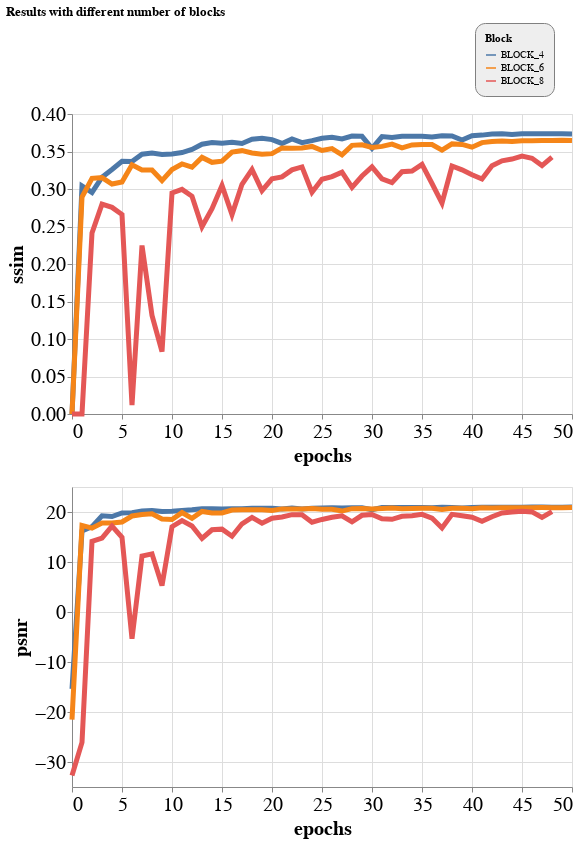

Write notebook code for a chart like this one.
### Code cell
concat_block_charts()

### Figure 1 — Vega-Lite specification as saved in the notebook (floating-point values rounded to 4 significant figures)
{"config": {"view": {"continuousWidth": 400, "continuousHeight": 300}, "axis": {"labelFontSize": 20, "titleFontSize": 20}, "legend": {"cornerRadius": 10, "fillColor": "#EEEEEE", "orient": "bottom-right", "padding": 10, "strokeColor": "gray"}}, "vconcat": [{"layer": [{"data": {"name": "data-ee926a79595912f1c43de958af7bab9b"}, "mark": {"type": "line", "strokeWidth": 5.0}, "encoding": {"color": {"type": "nominal", "field": "Block"}, "x": {"type": "quantitative", "field": "epochs"}, "y": {"type": "quantitative", "field": "ssim"}}, "height": 300, "width": 500}, {"data": {"name": "data-494fd68e3e590d0a9abe98efc5e7c7de"}, "mark": {"type": "line", "strokeWidth": 5.0}, "encoding": {"color": {"type": "nominal", "field": "Block"}, "x": {"type": "quantitative", "field": "epochs"}, "y": {"type": "quantitative", "field": "ssim"}}, "height": 300, "width": 500}, {"data": {"name": "data-2559279ae505490e99f6d0b1a4d2b727"}, "mark": {"type": "line", "strokeWidth": 5.0}, "encoding": {"color": {"type": "nominal", "field": "Block"}, "x": {"type": "quantitative", "field": "epochs"}, "y": {"type": "quantitative", "field": "ssim"}}, "height": 300, "width": 500}]}, {"layer": [{"data": {"name": "data-ee926a79595912f1c43de958af7bab9b"}, "mark": {"type": "line", "strokeWidth": 5.0}, "encoding": {"color": {"type": "nominal", "field": "Block"}, "x": {"type": "quantitative", "field": "epochs"}, "y": {"type": "quantitative", "field": "psnr"}}, "height": 300, "width": 500}, {"data": {"name": "data-494fd68e3e590d0a9abe98efc5e7c7de"}, "mark": {"type": "line", "strokeWidth": 5.0}, "encoding": {"color": {"type": "nominal", "field": "Block"}, "x": {"type": "quantitative", "field": "epochs"}, "y": {"type": "quantitative", "field": "psnr"}}, "height": 300, "width": 500}, {"data": {"name": "data-2559279ae505490e99f6d0b1a4d2b727"}, "mark": {"type": "line", "strokeWidth": 5.0}, "encoding": {"color": {"type": "nominal", "field": "Block"}, "x": {"type": "quantitative", "field": "epochs"}, "y": {"type": "quantitative", "field": "psnr"}}, "height": 300, "width": 500}]}], "title": "Results with different number of blocks", "$schema": "https://vega.github.io/schema/vega-lite/v4.8.1.json", "datasets": {"data-ee926a79595912f1c43de958af7bab9b": [{"epochs": 0, "val_loss": 1775.0, "nmse": 560.5, "ssim": 3.663e-05, "psnr": -15.37, "Block": "BLOCK_4"}, {"epochs": 1, "val_loss": 2.066, "nmse": 0.6951, "ssim": 0.304, "psnr": 16.18, "Block": "BLOCK_4"}, {"epochs": 2, "val_loss": 1.668, "nmse": 0.5675, "ssim": 0.2954, "psnr": 17.08, "Block": "BLOCK_4"}, {"epochs": 3, "val_loss": 1.004, "nmse": 0.3435, "ssim": 0.3157, "psnr": 19.24, "Block": "BLOCK_4"}, {"epochs": 4, "val_loss": 1.041, "nmse": 0.3552, "ssim": 0.326, "psnr": 19.1, "Block": "BLOCK_4"}, {"epochs": 5, "val_loss": 0.8835, "nmse": 0.3013, "ssim": 0.3369, "psnr": 19.81, "Block": "BLOCK_4"}, {"epochs": 6, "val_loss": 0.8749, "nmse": 0.296, "ssim": 0.3366, "psnr": 19.87, "Block": "BLOCK_4"}, {"epochs": 7, "val_loss": 0.8067, "nmse": 0.2747, "ssim": 0.3464, "psnr": 20.21, "Block": "BLOCK_4"}, {"epochs": 8, "val_loss": 0.7911, "nmse": 0.2696, "ssim": 0.3479, "psnr": 20.29, "Block": "BLOCK_4"}, {"epochs": 9, "val_loss": 0.8219, "nmse": 0.2807, "ssim": 0.3461, "psnr": 20.1, "Block": "BLOCK_4"}, {"epochs": 10, "val_loss": 0.817, "nmse": 0.2787, "ssim": 0.3468, "psnr": 20.13, "Block": "BLOCK_4"}, {"epochs": 11, "val_loss": 0.7856, "nmse": 0.2684, "ssim": 0.3485, "psnr": 20.3, "Block": "BLOCK_4"}, {"epochs": 12, "val_loss": 0.7693, "nmse": 0.2604, "ssim": 0.3528, "psnr": 20.43, "Block": "BLOCK_4"}, {"epochs": 13, "val_loss": 0.7332, "nmse": 0.2488, "ssim": 0.3597, "psnr": 20.63, "Block": "BLOCK_4"}, {"epochs": 14, "val_loss": 0.7291, "nmse": 0.2484, "ssim": 0.3619, "psnr": 20.63, "Block": "BLOCK_4"}, {"epochs": 15, "val_loss": 0.7331, "nmse": 0.2485, "ssim": 0.3612, "psnr": 20.62, "Block": "BLOCK_4"}, {"epochs": 16, "val_loss": 0.7298, "nmse": 0.2475, "ssim": 0.3625, "psnr": 20.64, "Block": "BLOCK_4"}, {"epochs": 17, "val_loss": 0.7332, "nmse": 0.2478, "ssim": 0.3606, "psnr": 20.64, "Block": "BLOCK_4"}, {"epochs": 18, "val_loss": 0.7075, "nmse": 0.2403, "ssim": 0.3665, "psnr": 20.77, "Block": "BLOCK_4"}, {"epochs": 19, "val_loss": 0.7102, "nmse": 0.2401, "ssim": 0.3676, "psnr": 20.77, "Block": "BLOCK_4"}, {"epochs": 20, "val_loss": 0.7111, "nmse": 0.2408, "ssim": 0.3658, "psnr": 20.76, "Block": "BLOCK_4"}, {"epochs": 21, "val_loss": 0.7365, "nmse": 0.2508, "ssim": 0.3607, "psnr": 20.59, "Block": "BLOCK_4"}, {"epochs": 22, "val_loss": 0.7028, "nmse": 0.2385, "ssim": 0.3667, "psnr": 20.8, "Block": "BLOCK_4"}, {"epochs": 23, "val_loss": 0.7328, "nmse": 0.2485, "ssim": 0.3619, "psnr": 20.62, "Block": "BLOCK_4"}, {"epochs": 24, "val_loss": 0.7153, "nmse": 0.2413, "ssim": 0.3646, "psnr": 20.75, "Block": "BLOCK_4"}, {"epochs": 25, "val_loss": 0.7024, "nmse": 0.2388, "ssim": 0.3676, "psnr": 20.79, "Block": "BLOCK_4"}, {"epochs": 26, "val_loss": 0.698, "nmse": 0.2362, "ssim": 0.3688, "psnr": 20.84, "Block": "BLOCK_4"}, {"epochs": 27, "val_loss": 0.7034, "nmse": 0.2387, "ssim": 0.3667, "psnr": 20.79, "Block": "BLOCK_4"}, {"epochs": 28, "val_loss": 0.6925, "nmse": 0.2358, "ssim": 0.3705, "psnr": 20.85, "Block": "BLOCK_4"}, {"epochs": 29, "val_loss": 0.6968, "nmse": 0.2358, "ssim": 0.3703, "psnr": 20.85, "Block": "BLOCK_4"}, {"epochs": 30, "val_loss": 0.7647, "nmse": 0.2589, "ssim": 0.3542, "psnr": 20.45, "Block": "BLOCK_4"}, {"epochs": 31, "val_loss": 0.69, "nmse": 0.233, "ssim": 0.3699, "psnr": 20.9, "Block": "BLOCK_4"}, {"epochs": 32, "val_loss": 0.695, "nmse": 0.234, "ssim": 0.3688, "psnr": 20.88, "Block": "BLOCK_4"}, {"epochs": 33, "val_loss": 0.6902, "nmse": 0.2334, "ssim": 0.3702, "psnr": 20.9, "Block": "BLOCK_4"}, {"epochs": 34, "val_loss": 0.6901, "nmse": 0.2338, "ssim": 0.3702, "psnr": 20.89, "Block": "BLOCK_4"}, {"epochs": 35, "val_loss": 0.6875, "nmse": 0.2325, "ssim": 0.3703, "psnr": 20.91, "Block": "BLOCK_4"}, {"epochs": 36, "val_loss": 0.6937, "nmse": 0.2351, "ssim": 0.3695, "psnr": 20.87, "Block": "BLOCK_4"}, {"epochs": 37, "val_loss": 0.6869, "nmse": 0.2316, "ssim": 0.3711, "psnr": 20.93, "Block": "BLOCK_4"}, {"epochs": 38, "val_loss": 0.6885, "nmse": 0.233, "ssim": 0.3707, "psnr": 20.9, "Block": "BLOCK_4"}, {"epochs": 39, "val_loss": 0.7102, "nmse": 0.2394, "ssim": 0.3651, "psnr": 20.79, "Block": "BLOCK_4"}, {"epochs": 40, "val_loss": 0.6894, "nmse": 0.2332, "ssim": 0.371, "psnr": 20.9, "Block": "BLOCK_4"}, {"epochs": 41, "val_loss": 0.6808, "nmse": 0.2298, "ssim": 0.3718, "psnr": 20.96, "Block": "BLOCK_4"}, {"epochs": 42, "val_loss": 0.6794, "nmse": 0.2309, "ssim": 0.3733, "psnr": 20.93, "Block": "BLOCK_4"}, {"epochs": 43, "val_loss": 0.6788, "nmse": 0.2291, "ssim": 0.3735, "psnr": 20.97, "Block": "BLOCK_4"}, {"epochs": 44, "val_loss": 0.6787, "nmse": 0.23, "ssim": 0.3727, "psnr": 20.95, "Block": "BLOCK_4"}, {"epochs": 45, "val_loss": 0.6786, "nmse": 0.2295, "ssim": 0.3737, "psnr": 20.97, "Block": "BLOCK_4"}, {"epochs": 46, "val_loss": 0.6782, "nmse": 0.2289, "ssim": 0.3736, "psnr": 20.98, "Block": "BLOCK_4"}, {"epochs": 47, "val_loss": 0.6778, "nmse": 0.2286, "ssim": 0.3736, "psnr": 20.98, "Block": "BLOCK_4"}, {"epochs": 48, "val_loss": 0.6778, "nmse": 0.2293, "ssim": 0.3738, "psnr": 20.97, "Block": "BLOCK_4"}, {"epochs": 49, "val_loss": 0.6778, "nmse": 0.2298, "ssim": 0.3738, "psnr": 20.96, "Block": "BLOCK_4"}, {"epochs": 50, "val_loss": 0.6775, "nmse": 0.2289, "ssim": 0.3735, "psnr": 20.98, "Block": "BLOCK_4"}], "data-494fd68e3e590d0a9abe98efc5e7c7de": [{"epochs": 0, "val_loss": 7211.0, "nmse": 2290.0, "ssim": 5.811e-06, "psnr": -21.5, "Block": "BLOCK_6"}, {"epochs": 1, "val_loss": 1.57, "nmse": 0.5373, "ssim": 0.2893, "psnr": 17.31, "Block": "BLOCK_6"}, {"epochs": 2, "val_loss": 1.794, "nmse": 0.6078, "ssim": 0.3142, "psnr": 16.76, "Block": "BLOCK_6"}, {"epochs": 3, "val_loss": 1.41, "nmse": 0.4809, "ssim": 0.3151, "psnr": 17.79, "Block": "BLOCK_6"}, {"epochs": 4, "val_loss": 1.407, "nmse": 0.4807, "ssim": 0.3066, "psnr": 17.79, "Block": "BLOCK_6"}, {"epochs": 5, "val_loss": 1.352, "nmse": 0.4581, "ssim": 0.3094, "psnr": 18.0, "Block": "BLOCK_6"}, {"epochs": 6, "val_loss": 1.023, "nmse": 0.3468, "ssim": 0.3323, "psnr": 19.2, "Block": "BLOCK_6"}, {"epochs": 7, "val_loss": 0.9491, "nmse": 0.3247, "ssim": 0.3255, "psnr": 19.5, "Block": "BLOCK_6"}, {"epochs": 8, "val_loss": 0.9159, "nmse": 0.3142, "ssim": 0.3253, "psnr": 19.63, "Block": "BLOCK_6"}, {"epochs": 9, "val_loss": 1.164, "nmse": 0.3977, "ssim": 0.3112, "psnr": 18.6, "Block": "BLOCK_6"}, {"epochs": 10, "val_loss": 1.185, "nmse": 0.4057, "ssim": 0.3261, "psnr": 18.51, "Block": "BLOCK_6"}, {"epochs": 11, "val_loss": 0.8654, "nmse": 0.2952, "ssim": 0.3334, "psnr": 19.89, "Block": "BLOCK_6"}, {"epochs": 12, "val_loss": 1.136, "nmse": 0.3856, "ssim": 0.329, "psnr": 18.73, "Block": "BLOCK_6"}, {"epochs": 13, "val_loss": 0.8242, "nmse": 0.2804, "ssim": 0.3421, "psnr": 20.11, "Block": "BLOCK_6"}, {"epochs": 14, "val_loss": 0.8822, "nmse": 0.3003, "ssim": 0.3356, "psnr": 19.81, "Block": "BLOCK_6"}, {"epochs": 15, "val_loss": 0.8847, "nmse": 0.2999, "ssim": 0.3372, "psnr": 19.81, "Block": "BLOCK_6"}, {"epochs": 16, "val_loss": 0.7708, "nmse": 0.2617, "ssim": 0.3493, "psnr": 20.4, "Block": "BLOCK_6"}, {"epochs": 17, "val_loss": 0.7654, "nmse": 0.2592, "ssim": 0.3511, "psnr": 20.44, "Block": "BLOCK_6"}, {"epochs": 18, "val_loss": 0.7614, "nmse": 0.2586, "ssim": 0.348, "psnr": 20.45, "Block": "BLOCK_6"}, {"epochs": 19, "val_loss": 0.7672, "nmse": 0.26, "ssim": 0.3463, "psnr": 20.43, "Block": "BLOCK_6"}, {"epochs": 20, "val_loss": 0.7879, "nmse": 0.2677, "ssim": 0.3472, "psnr": 20.31, "Block": "BLOCK_6"}, {"epochs": 21, "val_loss": 0.7311, "nmse": 0.2488, "ssim": 0.3548, "psnr": 20.62, "Block": "BLOCK_6"}, {"epochs": 22, "val_loss": 0.7377, "nmse": 0.2506, "ssim": 0.3544, "psnr": 20.59, "Block": "BLOCK_6"}, {"epochs": 23, "val_loss": 0.7321, "nmse": 0.2489, "ssim": 0.3548, "psnr": 20.62, "Block": "BLOCK_6"}, {"epochs": 24, "val_loss": 0.7251, "nmse": 0.2446, "ssim": 0.3567, "psnr": 20.69, "Block": "BLOCK_6"}, {"epochs": 25, "val_loss": 0.7435, "nmse": 0.2531, "ssim": 0.3514, "psnr": 20.54, "Block": "BLOCK_6"}, {"epochs": 26, "val_loss": 0.7432, "nmse": 0.2523, "ssim": 0.354, "psnr": 20.56, "Block": "BLOCK_6"}, {"epochs": 27, "val_loss": 0.8062, "nmse": 0.2748, "ssim": 0.3456, "psnr": 20.19, "Block": "BLOCK_6"}, {"epochs": 28, "val_loss": 0.7237, "nmse": 0.2457, "ssim": 0.3582, "psnr": 20.67, "Block": "BLOCK_6"}, {"epochs": 29, "val_loss": 0.7172, "nmse": 0.2431, "ssim": 0.359, "psnr": 20.72, "Block": "BLOCK_6"}, {"epochs": 30, "val_loss": 0.7482, "nmse": 0.2509, "ssim": 0.3555, "psnr": 20.58, "Block": "BLOCK_6"}, {"epochs": 31, "val_loss": 0.7239, "nmse": 0.2447, "ssim": 0.3568, "psnr": 20.69, "Block": "BLOCK_6"}, {"epochs": 32, "val_loss": 0.7117, "nmse": 0.2396, "ssim": 0.3599, "psnr": 20.78, "Block": "BLOCK_6"}, {"epochs": 33, "val_loss": 0.733, "nmse": 0.248, "ssim": 0.3549, "psnr": 20.64, "Block": "BLOCK_6"}, {"epochs": 34, "val_loss": 0.7164, "nmse": 0.2429, "ssim": 0.3588, "psnr": 20.72, "Block": "BLOCK_6"}, {"epochs": 35, "val_loss": 0.7125, "nmse": 0.2413, "ssim": 0.3594, "psnr": 20.76, "Block": "BLOCK_6"}, {"epochs": 36, "val_loss": 0.7136, "nmse": 0.2422, "ssim": 0.3594, "psnr": 20.74, "Block": "BLOCK_6"}, {"epochs": 37, "val_loss": 0.7547, "nmse": 0.255, "ssim": 0.3518, "psnr": 20.52, "Block": "BLOCK_6"}, {"epochs": 38, "val_loss": 0.7121, "nmse": 0.2408, "ssim": 0.3601, "psnr": 20.76, "Block": "BLOCK_6"}, {"epochs": 39, "val_loss": 0.717, "nmse": 0.2414, "ssim": 0.3595, "psnr": 20.75, "Block": "BLOCK_6"}, {"epochs": 40, "val_loss": 0.7284, "nmse": 0.2465, "ssim": 0.3558, "psnr": 20.66, "Block": "BLOCK_6"}, {"epochs": 41, "val_loss": 0.7012, "nmse": 0.2368, "ssim": 0.3618, "psnr": 20.83, "Block": "BLOCK_6"}, {"epochs": 42, "val_loss": 0.6988, "nmse": 0.2376, "ssim": 0.3633, "psnr": 20.81, "Block": "BLOCK_6"}, {"epochs": 43, "val_loss": 0.6972, "nmse": 0.2354, "ssim": 0.364, "psnr": 20.86, "Block": "BLOCK_6"}, {"epochs": 44, "val_loss": 0.6962, "nmse": 0.2359, "ssim": 0.3634, "psnr": 20.84, "Block": "BLOCK_6"}, {"epochs": 45, "val_loss": 0.6955, "nmse": 0.2352, "ssim": 0.3643, "psnr": 20.86, "Block": "BLOCK_6"}, {"epochs": 46, "val_loss": 0.6952, "nmse": 0.2347, "ssim": 0.3644, "psnr": 20.87, "Block": "BLOCK_6"}, {"epochs": 47, "val_loss": 0.6943, "nmse": 0.2342, "ssim": 0.3645, "psnr": 20.88, "Block": "BLOCK_6"}, {"epochs": 48, "val_loss": 0.6944, "nmse": 0.2349, "ssim": 0.3648, "psnr": 20.87, "Block": "BLOCK_6"}, {"epochs": 49, "val_loss": 0.6932, "nmse": 0.235, "ssim": 0.365, "psnr": 20.86, "Block": "BLOCK_6"}, {"epochs": 50, "val_loss": 0.6941, "nmse": 0.2345, "ssim": 0.3645, "psnr": 20.88, "Block": "BLOCK_6"}], "data-2559279ae505490e99f6d0b1a4d2b727": [{"epochs": 0, "val_loss": 94390.0, "nmse": 30120.0, "ssim": 4.461e-08, "psnr": -32.71, "Block": "BLOCK_8"}, {"epochs": 1, "val_loss": 20570.0, "nmse": 6548.0, "ssim": 1.317e-06, "psnr": -26.08, "Block": "BLOCK_8"}, {"epochs": 2, "val_loss": 3.26, "nmse": 1.121, "ssim": 0.2415, "psnr": 14.15, "Block": "BLOCK_8"}, {"epochs": 3, "val_loss": 2.844, "nmse": 0.9621, "ssim": 0.2799, "psnr": 14.78, "Block": "BLOCK_8"}, {"epochs": 4, "val_loss": 1.621, "nmse": 0.5538, "ssim": 0.2755, "psnr": 17.19, "Block": "BLOCK_8"}, {"epochs": 5, "val_loss": 2.74, "nmse": 0.9282, "ssim": 0.2659, "psnr": 14.94, "Block": "BLOCK_8"}, {"epochs": 6, "val_loss": 299.4, "nmse": 99.31, "ssim": 0.01186, "psnr": -5.362, "Block": "BLOCK_8"}, {"epochs": 7, "val_loss": 6.585, "nmse": 2.185, "ssim": 0.2247, "psnr": 11.21, "Block": "BLOCK_8"}, {"epochs": 8, "val_loss": 5.893, "nmse": 1.983, "ssim": 0.1314, "psnr": 11.63, "Block": "BLOCK_8"}, {"epochs": 9, "val_loss": 25.7, "nmse": 8.535, "ssim": 0.08309, "psnr": 5.29, "Block": "BLOCK_8"}, {"epochs": 10, "val_loss": 1.68, "nmse": 0.5709, "ssim": 0.2946, "psnr": 17.06, "Block": "BLOCK_8"}, {"epochs": 11, "val_loss": 1.268, "nmse": 0.4286, "ssim": 0.2995, "psnr": 18.28, "Block": "BLOCK_8"}, {"epochs": 12, "val_loss": 1.652, "nmse": 0.555, "ssim": 0.2903, "psnr": 17.19, "Block": "BLOCK_8"}, {"epochs": 13, "val_loss": 2.966, "nmse": 0.9786, "ssim": 0.2497, "psnr": 14.7, "Block": "BLOCK_8"}, {"epochs": 14, "val_loss": 1.963, "nmse": 0.6589, "ssim": 0.2738, "psnr": 16.44, "Block": "BLOCK_8"}, {"epochs": 15, "val_loss": 1.919, "nmse": 0.644, "ssim": 0.3046, "psnr": 16.57, "Block": "BLOCK_8"}, {"epochs": 16, "val_loss": 2.63, "nmse": 0.8858, "ssim": 0.2658, "psnr": 15.16, "Block": "BLOCK_8"}, {"epochs": 17, "val_loss": 1.464, "nmse": 0.4966, "ssim": 0.3062, "psnr": 17.65, "Block": "BLOCK_8"}, {"epochs": 18, "val_loss": 1.096, "nmse": 0.3713, "ssim": 0.326, "psnr": 18.91, "Block": "BLOCK_8"}, {"epochs": 19, "val_loss": 1.428, "nmse": 0.4843, "ssim": 0.2979, "psnr": 17.76, "Block": "BLOCK_8"}, {"epochs": 20, "val_loss": 1.129, "nmse": 0.3847, "ssim": 0.3135, "psnr": 18.75, "Block": "BLOCK_8"}, {"epochs": 21, "val_loss": 1.064, "nmse": 0.3633, "ssim": 0.3161, "psnr": 19.0, "Block": "BLOCK_8"}, {"epochs": 22, "val_loss": 0.9471, "nmse": 0.3258, "ssim": 0.3255, "psnr": 19.47, "Block": "BLOCK_8"}, {"epochs": 23, "val_loss": 0.9575, "nmse": 0.3283, "ssim": 0.3294, "psnr": 19.44, "Block": "BLOCK_8"}, {"epochs": 24, "val_loss": 1.352, "nmse": 0.4613, "ssim": 0.2957, "psnr": 17.97, "Block": "BLOCK_8"}, {"epochs": 25, "val_loss": 1.198, "nmse": 0.4074, "ssim": 0.313, "psnr": 18.51, "Block": "BLOCK_8"}, {"epochs": 26, "val_loss": 1.076, "nmse": 0.3682, "ssim": 0.3166, "psnr": 18.94, "Block": "BLOCK_8"}, {"epochs": 27, "val_loss": 1.006, "nmse": 0.3439, "ssim": 0.3225, "psnr": 19.23, "Block": "BLOCK_8"}, {"epochs": 28, "val_loss": 1.341, "nmse": 0.4552, "ssim": 0.3021, "psnr": 18.03, "Block": "BLOCK_8"}, {"epochs": 29, "val_loss": 0.9773, "nmse": 0.3354, "ssim": 0.3173, "psnr": 19.34, "Block": "BLOCK_8"}, {"epochs": 30, "val_loss": 0.9445, "nmse": 0.3226, "ssim": 0.3295, "psnr": 19.51, "Block": "BLOCK_8"}, {"epochs": 31, "val_loss": 1.163, "nmse": 0.396, "ssim": 0.3135, "psnr": 18.63, "Block": "BLOCK_8"}, {"epochs": 32, "val_loss": 1.193, "nmse": 0.4044, "ssim": 0.3086, "psnr": 18.54, "Block": "BLOCK_8"}, {"epochs": 33, "val_loss": 1.03, "nmse": 0.3511, "ssim": 0.323, "psnr": 19.15, "Block": "BLOCK_8"}, {"epochs": 34, "val_loss": 1.003, "nmse": 0.3415, "ssim": 0.324, "psnr": 19.27, "Block": "BLOCK_8"}, {"epochs": 35, "val_loss": 0.938, "nmse": 0.3207, "ssim": 0.3329, "psnr": 19.54, "Block": "BLOCK_8"}, {"epochs": 36, "val_loss": 1.124, "nmse": 0.3823, "ssim": 0.3074, "psnr": 18.78, "Block": "BLOCK_8"}, {"epochs": 37, "val_loss": 1.804, "nmse": 0.6051, "ssim": 0.2812, "psnr": 16.81, "Block": "BLOCK_8"}, {"epochs": 38, "val_loss": 0.945, "nmse": 0.3209, "ssim": 0.3307, "psnr": 19.54, "Block": "BLOCK_8"}, {"epochs": 39, "val_loss": 1.005, "nmse": 0.3429, "ssim": 0.3256, "psnr": 19.25, "Block": "BLOCK_8"}, {"epochs": 40, "val_loss": 1.081, "nmse": 0.3677, "ssim": 0.3191, "psnr": 18.94, "Block": "BLOCK_8"}, {"epochs": 41, "val_loss": 1.304, "nmse": 0.4435, "ssim": 0.3133, "psnr": 18.13, "Block": "BLOCK_8"}, {"epochs": 42, "val_loss": 1.052, "nmse": 0.3577, "ssim": 0.3309, "psnr": 19.06, "Block": "BLOCK_8"}, {"epochs": 43, "val_loss": 0.8809, "nmse": 0.3011, "ssim": 0.3376, "psnr": 19.8, "Block": "BLOCK_8"}, {"epochs": 44, "val_loss": 0.8488, "nmse": 0.2884, "ssim": 0.3399, "psnr": 19.99, "Block": "BLOCK_8"}, {"epochs": 45, "val_loss": 0.8181, "nmse": 0.2793, "ssim": 0.3438, "psnr": 20.13, "Block": "BLOCK_8"}, {"epochs": 46, "val_loss": 0.8414, "nmse": 0.2865, "ssim": 0.3409, "psnr": 20.02, "Block": "BLOCK_8"}, {"epochs": 47, "val_loss": 1.091, "nmse": 0.3706, "ssim": 0.3312, "psnr": 18.91, "Block": "BLOCK_8"}, {"epochs": 48, "val_loss": 0.8348, "nmse": 0.2836, "ssim": 0.3426, "psnr": 20.07, "Block": "BLOCK_8"}]}}
